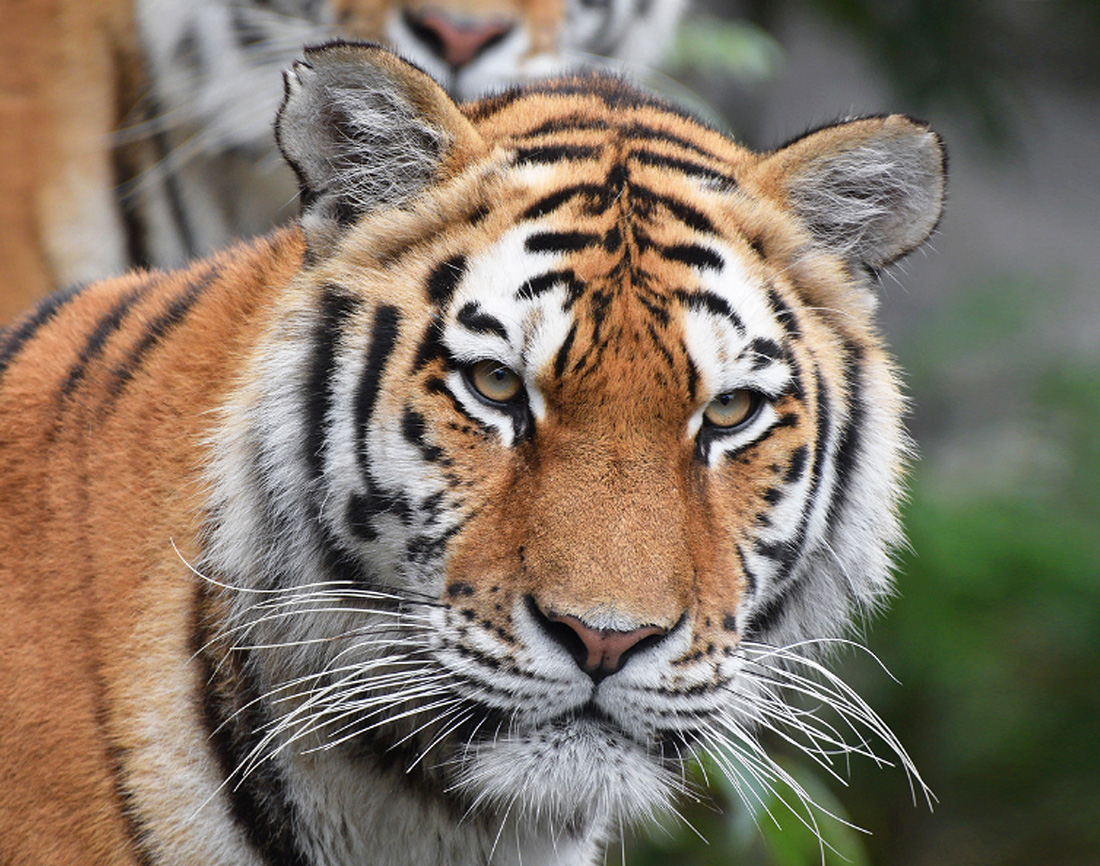
#> input picture sample1.jpg, 1100 x 866 px
$ jupyter execute Preprocessing.ipynb   (shell and % lines are left out)
#> lines starting #> are read from the running program, lines starting #| are printed output that depends on the picture
[cell 1]
import numpy as np
import cv2
import pandas as pd
import matplotlib.pyplot as plt

[cell 2]
bgr_image = cv2.imread('sample1.jpg') # https://www.waza.org/wp-content/uploads/2019/02/gsmp-amur-tiger-wz-m.jpg
#> bgr_image is the input picture: shape (866, 1100, 3); mean B, G, R 101.1, 116.8, 130.2

rgb_image = cv2.cvtColor(bgr_image, cv2.COLOR_BGR2RGB)
plt.imshow(rgb_image)
plt.title('our sample image')
plt.plot()

# Image colorspace

[cell 3]
plt.figure(figsize=(15,15))

plt.subplot(1,4,1)
plt.imshow(bgr_image[:,:,2], cmap="Reds")
plt.title('1 Channel color space of red')

plt.subplot(1,4,2)
plt.imshow(bgr_image[:,:,1], cmap="Greens")
plt.title('1 Channel color space of green')

plt.subplot(1,4,3)
plt.imshow(bgr_image[:,:,0], cmap='Blues')
plt.title('1 Channel color space of blue')

plt.subplot(1,4,4)
plt.imshow(rgb_image)
plt.title('3 Channel color space (RGB)')

plt.show()
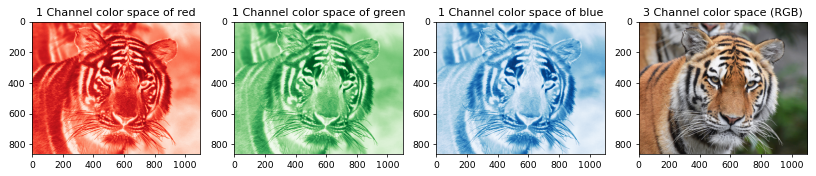
#> figure drawn by matplotlib, 4 panels

# Grayscaling

[cell 4]
gray_img = cv2.cvtColor(bgr_image, cv2.COLOR_BGR2GRAY)
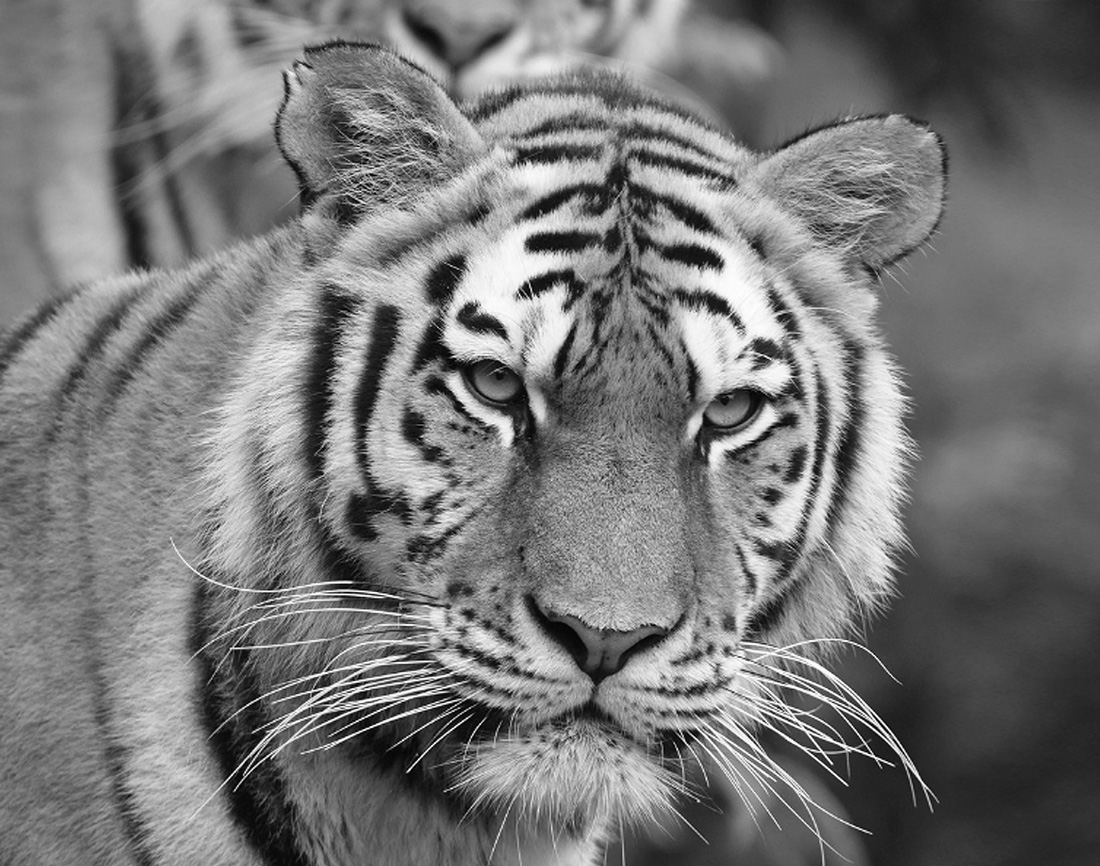
#> gray_img: shape (866, 1100); min 0, max 255, mean 119
plt.figure(figsize=(15,15))

plt.subplot(1,2,1)
plt.imshow(rgb_image)
plt.title('3 Channel color space (RGB)')

plt.subplot(1,2,2)
plt.imshow(gray_img, cmap='gray')
plt.title('1 Channel color space (Grayscale)')

plt.plot()
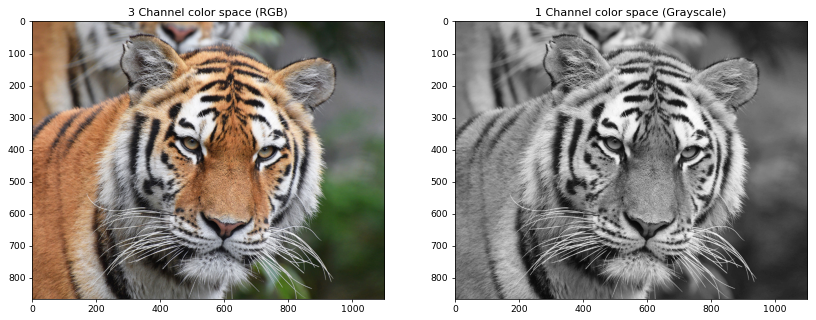
#> figure drawn by matplotlib, 2 panels

# histogram equilization

[cell 5]
plt.figure(figsize=(15,15))
plt.subplot(2,2,1)
plt.imshow(gray_img, cmap='gray')
plt.title('original grayscale')

plt.subplot(2,2,2)
plt.hist(gray_img.flatten(), bins=256, range=(0,255))
plt.title('original intensity')

equ_img = cv2.equalizeHist(gray_img)
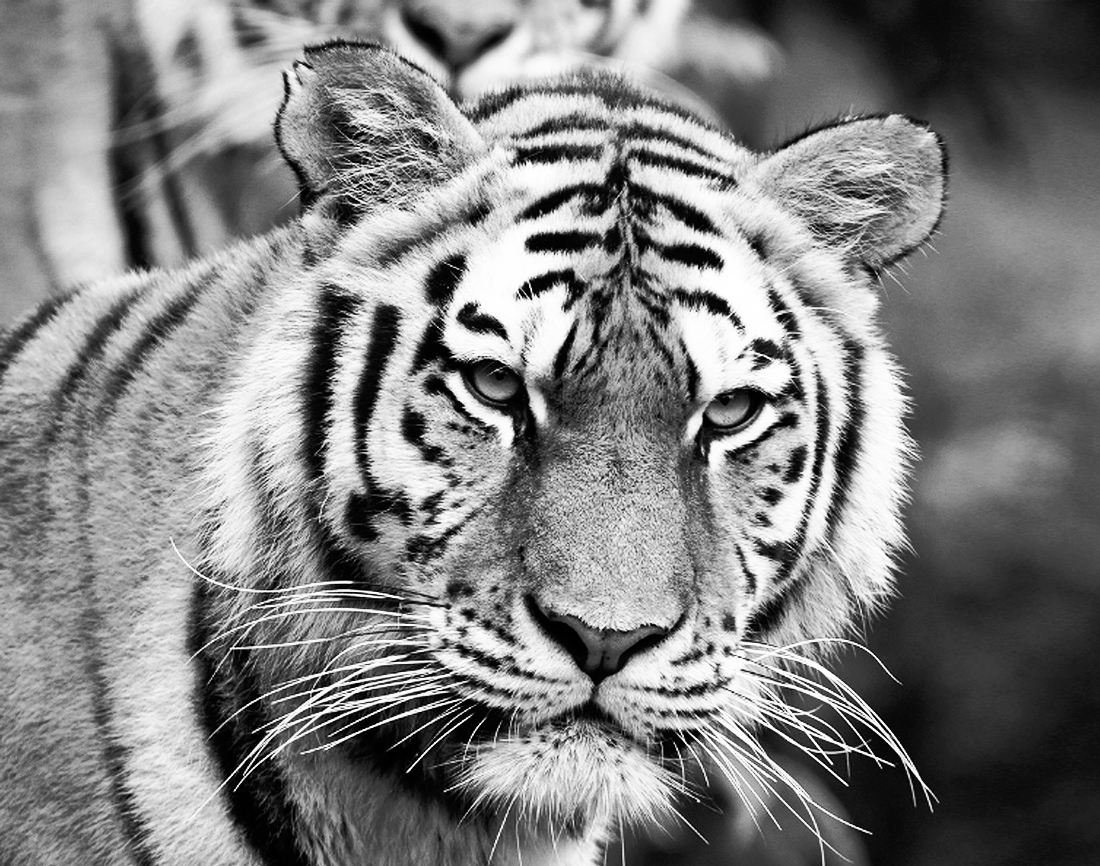
#> equ_img: shape (866, 1100); min 0, max 255, mean 128.2

plt.subplot(2,2,3)
plt.imshow(equ_img, cmap='gray')
plt.title('equalized grayscale')

plt.subplot(2,2,4)
plt.hist(equ_img.flatten(), bins=256, range=(0,255))
plt.title('equalized intensity')

plt.show()
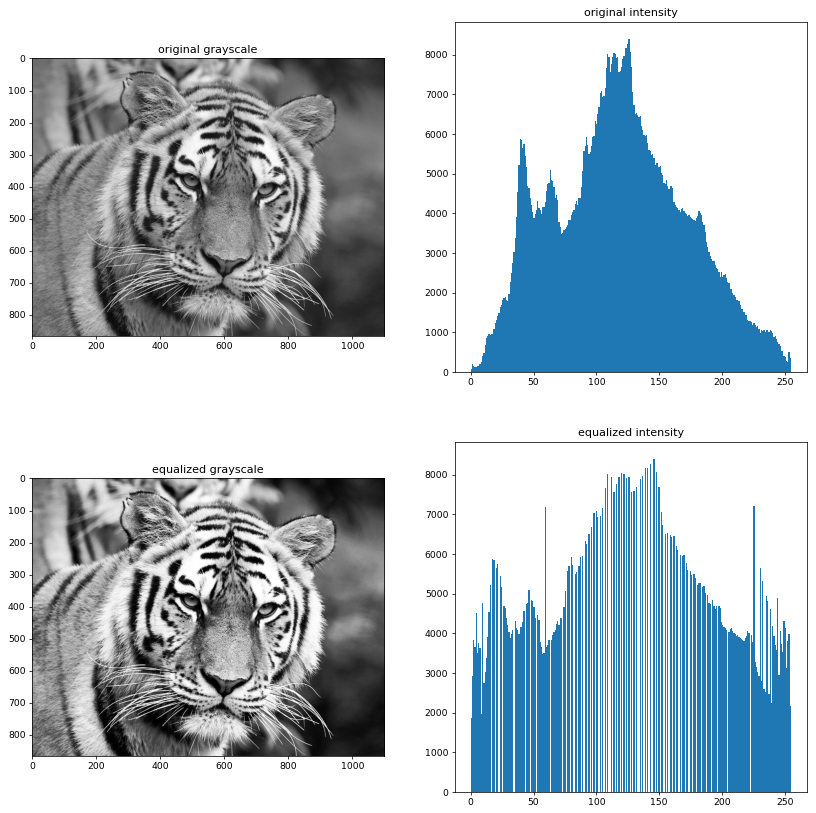
#> figure drawn by matplotlib, 4 panels; panel 2: tallest bar 8405 high, from x = 125.5 to 126.5; panel 4: tallest bar 8405 high, from x = 145.4 to 146.4
